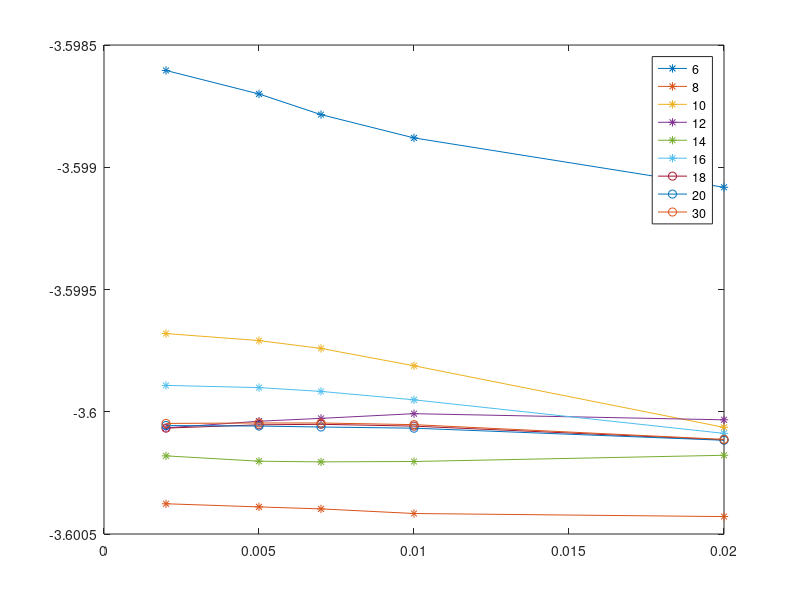
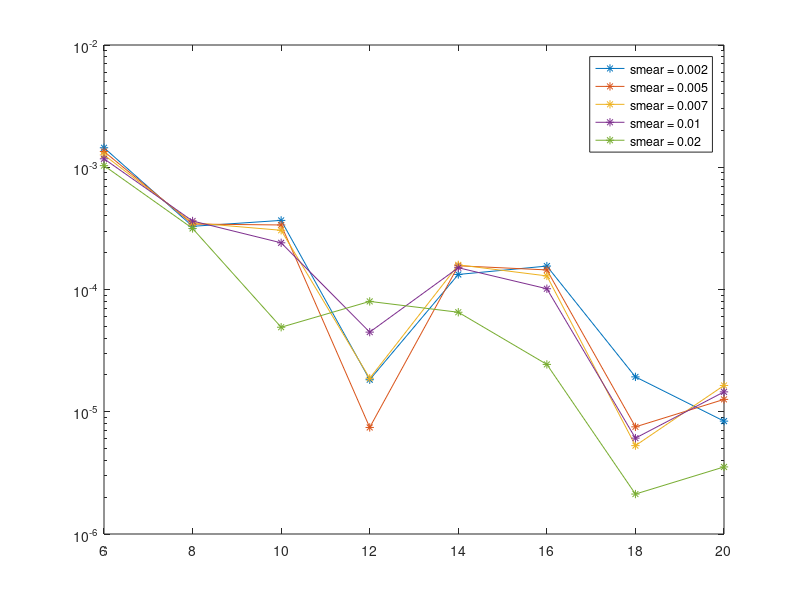

MATLAB code for these plots, in order: (Note: this script raises an error after producing the figures.)
close all; clear; clc;

%% occopt 4

% kpoint 6 6 6
tsmear = [2e-3 5e-3 7e-3 1e-2 2e-2];
internal_energy6 = [-3.59855803581636 -3.59849121245208 -3.59850683686567 -3.59862643660382 -3.59877742990628];
total_energy6 = [-3.59860407009533 -3.59870020064970 -3.59878468716049 -3.59888005204754 -3.59908185698039];
% entropy_energy6 = total_energy - internal_energy;
% estimated_energy6 = 0.5*(internal_energy+total_energy);
plot(tsmear,total_energy6,'*-');
hold on;

% kpoint 8 8 8
tsmear = [2e-3 5e-3 7e-3 1e-2 2e-2];
internal_energy8 = [-3.60037994022182 -3.60036494599473 -3.60036681166893 -3.60033861515251 -3.60059121236121];
total_energy8 = [-3.60037644250581 -3.60038893494704 -3.60039727788525 -3.60041607655823 -3.60042864296485];
% entropy_energy8 = total_energy - internal_energy;
% estimated_energy8 = 0.5*(internal_energy+total_energy);
plot(tsmear,total_energy8,'*-');
hold on;

% kpoint 10 10 10
tsmear = [2e-3 5e-3 7e-3 1e-2 2e-2];
internal_energy10 = [-3.59966896636719 -3.59964590377360 -3.59960329483995 -3.59954605463334 -3.59969622217078];
total_energy10 = [-3.59968016900411 -3.59970870909207 -3.59974088161849 -3.59981175102202 -3.60006370765235];
% entropy_energy10 = total_energy - internal_energy;
% estimated_energy10 = 0.5*(internal_energy+total_energy);
plot(tsmear,total_energy10,'*-');
hold on;

% kpoint 12 12 12
tsmear = [2e-3 5e-3 7e-3 1e-2 2e-2];
internal_energy12 = [-3.60008311460677 -3.60007237351409 -3.60006591046905 -3.60007003867010 -3.59987826361402];
total_energy12 = [-3.60006597091781 -3.60003846195807 -3.60002713558873 -3.60000788671802 -3.60003293687549];
% entropy_energy12 = total_energy - internal_energy;
% estimated_energy12 = 0.5*(internal_energy+total_energy);
plot(tsmear,total_energy12,'*-');
hold on;

% kpoint 14 14 14
tsmear = [2e-3 5e-3 7e-3 1e-2 2e-2];
internal_energy14 = [-3.60016358042161 -3.60018830273318 -3.60020186481734 -3.60021712941023 -3.60024723713220];
total_energy14 = [-3.60018044495071 -3.60020222857792 -3.60020502710575 -3.60020339447681 -3.60017801491747];
% entropy_energy14 = total_energy - internal_energy;
% estimated_energy14 = 0.5*(internal_energy+total_energy);
plot(tsmear,total_energy14,'*-');
hold on;

% kpoint 16 16 16
tsmear = [2e-3 5e-3 7e-3 1e-2 2e-2];
internal_energy16 = [-3.59989478596715 -3.59986821060205 -3.59985380132933 -3.59981177922167 -3.59990802811497];
total_energy16 = [-3.59989220406463 -3.59990127917600 -3.59991677515257 -3.59995123662891 -3.60008845725836];
% entropy_energy16 = total_energy - internal_energy;
% estimated_energy16 = 0.5*(internal_energy+total_energy);
plot(tsmear,total_energy16,'*-');
hold on;

% kpoint 18 18 18
tsmear = [2e-3 5e-3 7e-3 1e-2 2e-2];
internal_energy18 = [-3.60007283835717 -3.60006774452801 -3.60004747553691 -3.60001676330661 -3.60003220063402];
total_energy18 = [-3.60006697562328 -3.60005342614030 -3.60005119785571 -3.60005877575990 -3.60011497189716];
% entropy_energy18 = total_energy - internal_energy;
% estimated_energy18 = 0.5*(internal_energy+total_energy);
plot(tsmear,total_energy18,'o-');
hold on;

% kpoint 20 20 20
tsmear = [2e-3 5e-3 7e-3 1e-2 2e-2];
internal_energy20 = [-3.60005865910930 -3.60004921845977 -3.60005137737589 -3.60004175354243 -3.60003960457381];
total_energy20 = [-3.60005606706621 -3.60005852473126 -3.60006232903781 -3.60006723332924 -3.60011638673219];
% entropy_energy20 = total_energy - internal_energy;
% estimated_energy20 = 0.5*(internal_energy+total_energy);
plot(tsmear,total_energy20,'o-');
hold on;

% % kpoint 22 22 22
% tsmear = [2e-3 5e-3 7e-3 1e-2 2e-2];
% internal_energy22 = [-3.59936884330891 -3.59936771441100 -3.59928623928588 -3.59895912415178 -3.59897682905389];
% total_energy22 = [-3.59932479715861 -3.59925468276943 -3.59921846521121 -3.59924932461164 -3.59965974445987];
% % entropy_energy22 = total_energy - internal_energy;
% % estimated_energy22 = 0.5*(internal_energy+total_energy);
% plot(tsmear,total_energy22,'o-');
% hold on;

% kpoint 30 30 30
tsmear = [2e-3 5e-3 7e-3 1e-2 2e-2];
internal_energy30 = [-3.60004746374317 -3.60004900868315 -3.60004065281685 -3.60001412492024 -3.60001937828963];
total_energy30 = [-3.60004768635069 -3.60004590224947 -3.60004591542214 -3.60005269174396 -3.60011284960509];
% entropy_energy30 = total_energy - internal_energy;
% estimated_energy30 = 0.5*(internal_energy+total_energy);
plot(tsmear,total_energy30,'o-');
hold on;

legend('6','8','10','12','14','16','18','20','30');

figure(2);
kpoint = [6 8 10 12 14 16 18 20];
matrix = [abs(total_energy6 - total_energy30);
    abs(total_energy8 - total_energy30);
    abs(total_energy10 - total_energy30);
    abs(total_energy12 - total_energy30);
    abs(total_energy14 - total_energy30);
    abs(total_energy16 - total_energy30);
    abs(total_energy18 - total_energy30);
    abs(total_energy20 - total_energy30)];
semilogy(kpoint,matrix(:,1),'*-');
hold on;
semilogy(kpoint,matrix(:,2),'*-');
hold on;
semilogy(kpoint,matrix(:,3),'*-');
hold on;
semilogy(kpoint,matrix(:,4),'*-');
hold on;
semilogy(kpoint,matrix(:,5),'*-');
l = legend('smear = 0.002','smear = 0.005','smear = 0.007','smear = 0.01','smear = 0.02');
l.Location = 'Southwest';
xlabel('kpoint grid');
ylabel('Total free energy error (Hartree)');
grid on;